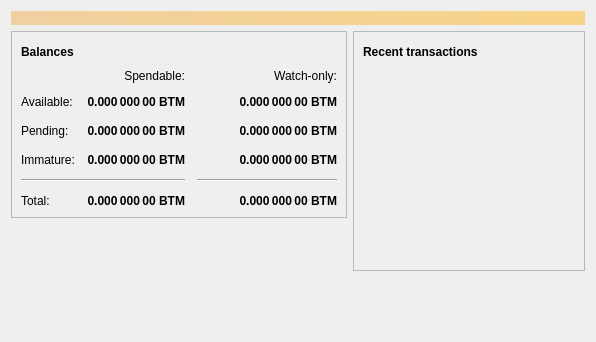
<?xml version="1.0" encoding="UTF-8"?>
<ui version="4.0">
 <class>OverviewPage</class>
 <widget class="QWidget" name="OverviewPage">
  <property name="geometry">
   <rect>
    <x>0</x>
    <y>0</y>
    <width>596</width>
    <height>342</height>
   </rect>
  </property>
  <property name="windowTitle">
   <string>Form</string>
  </property>
  <layout class="QVBoxLayout" name="topLayout">
   <item>
    <widget class="QLabel" name="labelAlerts">
     <property name="visible">
      <bool>false</bool>
     </property>
     <property name="styleSheet">
      <string notr="true">QLabel { background-color: qlineargradient(x1: 0, y1: 0, x2: 1, y2: 0, stop:0 #F0D0A0, stop:1 #F8D488); color:#000000; }</string>
     </property>
     <property name="wordWrap">
      <bool>true</bool>
     </property>
     <property name="margin">
      <number>3</number>
     </property>
     <property name="textInteractionFlags">
      <set>Qt::TextSelectableByMouse</set>
     </property>
    </widget>
   </item>
   <item>
    <layout class="QHBoxLayout" name="horizontalLayout" stretch="1,1">
     <item>
      <layout class="QVBoxLayout" name="verticalLayout_2">
       <item>
        <widget class="QFrame" name="frame">
         <property name="frameShape">
          <enum>QFrame::StyledPanel</enum>
         </property>
         <property name="frameShadow">
          <enum>QFrame::Raised</enum>
         </property>
         <layout class="QVBoxLayout" name="verticalLayout_4">
          <item>
           <layout class="QHBoxLayout" name="horizontalLayout_4">
            <item>
             <widget class="QLabel" name="label_5">
              <property name="font">
               <font>
                <weight>75</weight>
                <bold>true</bold>
               </font>
              </property>
              <property name="text">
               <string>Balances</string>
              </property>
             </widget>
            </item>
            <item>
             <widget class="QPushButton" name="labelWalletStatus">
              <property name="enabled">
               <bool>true</bool>
              </property>
              <property name="maximumSize">
               <size>
                <width>30</width>
                <height>16777215</height>
               </size>
              </property>
              <property name="toolTip">
               <string>The displayed information may be out of date. Your wallet automatically synchronizes with the bitmonkey network after a connection is established, but this process has not completed yet.</string>
              </property>
              <property name="text">
               <string/>
              </property>
              <property name="icon">
               <iconset resource="../bitmonkey.qrc">
                <normaloff>:/icons/warning</normaloff>
                <disabledoff>:/icons/warning</disabledoff>:/icons/warning</iconset>
              </property>
              <property name="iconSize">
               <size>
                <width>24</width>
                <height>24</height>
               </size>
              </property>
              <property name="flat">
               <bool>true</bool>
              </property>
             </widget>
            </item>
            <item>
             <spacer name="horizontalSpacer_3">
              <property name="orientation">
               <enum>Qt::Horizontal</enum>
              </property>
              <property name="sizeHint" stdset="0">
               <size>
                <width>40</width>
                <height>20</height>
               </size>
              </property>
             </spacer>
            </item>
           </layout>
          </item>
          <item>
           <layout class="QGridLayout" name="gridLayout">
            <property name="spacing">
             <number>12</number>
            </property>
            <item row="2" column="2">
             <widget class="QLabel" name="labelWatchPending">
              <property name="font">
               <font>
                <weight>75</weight>
                <bold>true</bold>
               </font>
              </property>
              <property name="cursor">
               <cursorShape>IBeamCursor</cursorShape>
              </property>
              <property name="toolTip">
               <string>Unconfirmed transactions to watch-only addresses</string>
              </property>
              <property name="text">
               <string notr="true">0.000 000 00 BTM</string>
              </property>
              <property name="alignment">
               <set>Qt::AlignRight|Qt::AlignTrailing|Qt::AlignVCenter</set>
              </property>
              <property name="textInteractionFlags">
               <set>Qt::LinksAccessibleByMouse|Qt::TextSelectableByKeyboard|Qt::TextSelectableByMouse</set>
              </property>
             </widget>
            </item>
            <item row="2" column="1">
             <widget class="QLabel" name="labelUnconfirmed">
              <property name="font">
               <font>
                <weight>75</weight>
                <bold>true</bold>
               </font>
              </property>
              <property name="cursor">
               <cursorShape>IBeamCursor</cursorShape>
              </property>
              <property name="toolTip">
               <string>Total of transactions that have yet to be confirmed, and do not yet count toward the spendable balance</string>
              </property>
              <property name="text">
               <string notr="true">0.000 000 00 BTM</string>
              </property>
              <property name="alignment">
               <set>Qt::AlignRight|Qt::AlignTrailing|Qt::AlignVCenter</set>
              </property>
              <property name="textInteractionFlags">
               <set>Qt::LinksAccessibleByMouse|Qt::TextSelectableByKeyboard|Qt::TextSelectableByMouse</set>
              </property>
             </widget>
            </item>
            <item row="3" column="2">
             <widget class="QLabel" name="labelWatchImmature">
              <property name="font">
               <font>
                <weight>75</weight>
                <bold>true</bold>
               </font>
              </property>
              <property name="cursor">
               <cursorShape>IBeamCursor</cursorShape>
              </property>
              <property name="toolTip">
               <string>Mined balance in watch-only addresses that has not yet matured</string>
              </property>
              <property name="text">
               <string notr="true">0.000 000 00 BTM</string>
              </property>
              <property name="alignment">
               <set>Qt::AlignRight|Qt::AlignTrailing|Qt::AlignVCenter</set>
              </property>
              <property name="textInteractionFlags">
               <set>Qt::LinksAccessibleByMouse|Qt::TextSelectableByKeyboard|Qt::TextSelectableByMouse</set>
              </property>
             </widget>
            </item>
            <item row="4" column="0" colspan="2">
             <widget class="Line" name="line">
              <property name="orientation">
               <enum>Qt::Horizontal</enum>
              </property>
             </widget>
            </item>
            <item row="4" column="2">
             <widget class="Line" name="lineWatchBalance">
              <property name="sizePolicy">
               <sizepolicy hsizetype="Preferred" vsizetype="Fixed">
                <horstretch>0</horstretch>
                <verstretch>0</verstretch>
               </sizepolicy>
              </property>
              <property name="minimumSize">
               <size>
                <width>140</width>
                <height>0</height>
               </size>
              </property>
              <property name="orientation">
               <enum>Qt::Horizontal</enum>
              </property>
             </widget>
            </item>
            <item row="5" column="0">
             <widget class="QLabel" name="labelTotalText">
              <property name="text">
               <string>Total:</string>
              </property>
             </widget>
            </item>
            <item row="3" column="1">
             <widget class="QLabel" name="labelImmature">
              <property name="font">
               <font>
                <weight>75</weight>
                <bold>true</bold>
               </font>
              </property>
              <property name="cursor">
               <cursorShape>IBeamCursor</cursorShape>
              </property>
              <property name="toolTip">
               <string>Mined balance that has not yet matured</string>
              </property>
              <property name="text">
               <string notr="true">0.000 000 00 BTM</string>
              </property>
              <property name="alignment">
               <set>Qt::AlignRight|Qt::AlignTrailing|Qt::AlignVCenter</set>
              </property>
              <property name="textInteractionFlags">
               <set>Qt::LinksAccessibleByMouse|Qt::TextSelectableByKeyboard|Qt::TextSelectableByMouse</set>
              </property>
             </widget>
            </item>
            <item row="2" column="3">
             <spacer name="horizontalSpacer_2">
              <property name="orientation">
               <enum>Qt::Horizontal</enum>
              </property>
              <property name="sizeHint" stdset="0">
               <size>
                <width>40</width>
                <height>20</height>
               </size>
              </property>
             </spacer>
            </item>
            <item row="3" column="0">
             <widget class="QLabel" name="labelImmatureText">
              <property name="text">
               <string>Immature:</string>
              </property>
             </widget>
            </item>
            <item row="5" column="1">
             <widget class="QLabel" name="labelTotal">
              <property name="font">
               <font>
                <weight>75</weight>
                <bold>true</bold>
               </font>
              </property>
              <property name="cursor">
               <cursorShape>IBeamCursor</cursorShape>
              </property>
              <property name="toolTip">
               <string>Your current total balance</string>
              </property>
              <property name="text">
               <string notr="true">0.000 000 00 BTM</string>
              </property>
              <property name="alignment">
               <set>Qt::AlignRight|Qt::AlignTrailing|Qt::AlignVCenter</set>
              </property>
              <property name="textInteractionFlags">
               <set>Qt::LinksAccessibleByMouse|Qt::TextSelectableByKeyboard|Qt::TextSelectableByMouse</set>
              </property>
             </widget>
            </item>
            <item row="5" column="2">
             <widget class="QLabel" name="labelWatchTotal">
              <property name="font">
               <font>
                <weight>75</weight>
                <bold>true</bold>
               </font>
              </property>
              <property name="cursor">
               <cursorShape>IBeamCursor</cursorShape>
              </property>
              <property name="toolTip">
               <string>Current total balance in watch-only addresses</string>
              </property>
              <property name="text">
               <string notr="true">0.000 000 00 BTM</string>
              </property>
              <property name="alignment">
               <set>Qt::AlignRight|Qt::AlignTrailing|Qt::AlignVCenter</set>
              </property>
              <property name="textInteractionFlags">
               <set>Qt::LinksAccessibleByMouse|Qt::TextSelectableByKeyboard|Qt::TextSelectableByMouse</set>
              </property>
             </widget>
            </item>
            <item row="0" column="2">
             <widget class="QLabel" name="labelWatchonly">
              <property name="text">
               <string>Watch-only:</string>
              </property>
              <property name="alignment">
               <set>Qt::AlignRight|Qt::AlignTrailing|Qt::AlignVCenter</set>
              </property>
             </widget>
            </item>
            <item row="1" column="0">
             <widget class="QLabel" name="labelBalanceText">
              <property name="text">
               <string>Available:</string>
              </property>
             </widget>
            </item>
            <item row="1" column="1">
             <widget class="QLabel" name="labelBalance">
              <property name="font">
               <font>
                <weight>75</weight>
                <bold>true</bold>
               </font>
              </property>
              <property name="cursor">
               <cursorShape>IBeamCursor</cursorShape>
              </property>
              <property name="toolTip">
               <string>Your current spendable balance</string>
              </property>
              <property name="text">
               <string notr="true">0.000 000 00 BTM</string>
              </property>
              <property name="alignment">
               <set>Qt::AlignRight|Qt::AlignTrailing|Qt::AlignVCenter</set>
              </property>
              <property name="textInteractionFlags">
               <set>Qt::LinksAccessibleByMouse|Qt::TextSelectableByKeyboard|Qt::TextSelectableByMouse</set>
              </property>
             </widget>
            </item>
            <item row="1" column="2">
             <widget class="QLabel" name="labelWatchAvailable">
              <property name="font">
               <font>
                <weight>75</weight>
                <bold>true</bold>
               </font>
              </property>
              <property name="cursor">
               <cursorShape>IBeamCursor</cursorShape>
              </property>
              <property name="toolTip">
               <string>Your current balance in watch-only addresses</string>
              </property>
              <property name="text">
               <string notr="true">0.000 000 00 BTM</string>
              </property>
              <property name="alignment">
               <set>Qt::AlignRight|Qt::AlignTrailing|Qt::AlignVCenter</set>
              </property>
              <property name="textInteractionFlags">
               <set>Qt::LinksAccessibleByMouse|Qt::TextSelectableByKeyboard|Qt::TextSelectableByMouse</set>
              </property>
             </widget>
            </item>
            <item row="2" column="0">
             <widget class="QLabel" name="labelPendingText">
              <property name="text">
               <string>Pending:</string>
              </property>
             </widget>
            </item>
            <item row="0" column="1">
             <widget class="QLabel" name="labelSpendable">
              <property name="text">
               <string>Spendable:</string>
              </property>
              <property name="alignment">
               <set>Qt::AlignRight|Qt::AlignTrailing|Qt::AlignVCenter</set>
              </property>
             </widget>
            </item>
           </layout>
          </item>
         </layout>
        </widget>
       </item>
       <item>
        <spacer name="verticalSpacer">
         <property name="orientation">
          <enum>Qt::Vertical</enum>
         </property>
         <property name="sizeHint" stdset="0">
          <size>
           <width>20</width>
           <height>40</height>
          </size>
         </property>
        </spacer>
       </item>
      </layout>
     </item>
     <item>
      <layout class="QVBoxLayout" name="verticalLayout_3">
       <item>
        <widget class="QFrame" name="frame_2">
         <property name="frameShape">
          <enum>QFrame::StyledPanel</enum>
         </property>
         <property name="frameShadow">
          <enum>QFrame::Raised</enum>
         </property>
         <layout class="QVBoxLayout" name="verticalLayout">
          <item>
           <layout class="QHBoxLayout" name="horizontalLayout_2">
            <item>
             <widget class="QLabel" name="label_4">
              <property name="font">
               <font>
                <weight>75</weight>
                <bold>true</bold>
               </font>
              </property>
              <property name="text">
               <string>Recent transactions</string>
              </property>
             </widget>
            </item>
            <item>
             <widget class="QPushButton" name="labelTransactionsStatus">
              <property name="enabled">
               <bool>true</bool>
              </property>
              <property name="maximumSize">
               <size>
                <width>30</width>
                <height>16777215</height>
               </size>
              </property>
              <property name="toolTip">
               <string>The displayed information may be out of date. Your wallet automatically synchronizes with the bitmonkey network after a connection is established, but this process has not completed yet.</string>
              </property>
              <property name="text">
               <string/>
              </property>
              <property name="icon">
               <iconset resource="../bitmonkey.qrc">
                <normaloff>:/icons/warning</normaloff>
                <disabledoff>:/icons/warning</disabledoff>:/icons/warning</iconset>
              </property>
              <property name="iconSize">
               <size>
                <width>24</width>
                <height>24</height>
               </size>
              </property>
              <property name="flat">
               <bool>true</bool>
              </property>
             </widget>
            </item>
            <item>
             <spacer name="horizontalSpacer">
              <property name="orientation">
               <enum>Qt::Horizontal</enum>
              </property>
              <property name="sizeHint" stdset="0">
               <size>
                <width>40</width>
                <height>20</height>
               </size>
              </property>
             </spacer>
            </item>
           </layout>
          </item>
          <item>
           <widget class="QListView" name="listTransactions">
            <property name="styleSheet">
             <string notr="true">QListView { background: transparent; }</string>
            </property>
            <property name="frameShape">
             <enum>QFrame::NoFrame</enum>
            </property>
            <property name="verticalScrollBarPolicy">
             <enum>Qt::ScrollBarAlwaysOff</enum>
            </property>
            <property name="horizontalScrollBarPolicy">
             <enum>Qt::ScrollBarAlwaysOff</enum>
            </property>
            <property name="selectionMode">
             <enum>QAbstractItemView::NoSelection</enum>
            </property>
           </widget>
          </item>
         </layout>
        </widget>
       </item>
       <item>
        <spacer name="verticalSpacer_2">
         <property name="orientation">
          <enum>Qt::Vertical</enum>
         </property>
         <property name="sizeHint" stdset="0">
          <size>
           <width>20</width>
           <height>40</height>
          </size>
         </property>
        </spacer>
       </item>
      </layout>
     </item>
    </layout>
   </item>
  </layout>
 </widget>
 <resources/>
 <connections/>
</ui>
